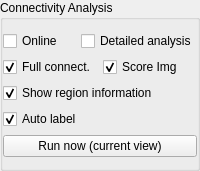
             <widget class="QGroupBox" name="groupBox_3">
              <property name="sizePolicy">
               <sizepolicy hsizetype="Preferred" vsizetype="Fixed">
                <horstretch>0</horstretch>
                <verstretch>0</verstretch>
               </sizepolicy>
              </property>
              <property name="minimumSize">
               <size>
                <width>0</width>
                <height>170</height>
               </size>
              </property>
              <property name="autoFillBackground">
               <bool>false</bool>
              </property>
              <property name="title">
               <string>Connectivity Analysis</string>
              </property>
              <property name="flat">
               <bool>false</bool>
              </property>
              <layout class="QVBoxLayout" name="verticalLayout_9">
               <property name="leftMargin">
                <number>0</number>
               </property>
               <property name="rightMargin">
                <number>0</number>
               </property>
               <item>
                <layout class="QVBoxLayout" name="verticalLayout_10">
                 <item>
                  <layout class="QVBoxLayout" name="verticalLayout_11">
                   <item>
                    <layout class="QHBoxLayout" name="horizontalLayout_14">
                     <item>
                      <widget class="QCheckBox" name="chkConnectivityEnableOnline">
                       <property name="text">
                        <string>Online</string>
                       </property>
                      </widget>
                     </item>
                     <item>
                      <widget class="QCheckBox" name="chkConnectivityDetailedAnalysis">
                       <property name="text">
                        <string>Detailed analysis</string>
                       </property>
                      </widget>
                     </item>
                    </layout>
                   </item>
                   <item>
                    <layout class="QHBoxLayout" name="horizontalLayout_13">
                     <item>
                      <widget class="QCheckBox" name="chkConnectivityfull">
                       <property name="text">
                        <string>Full connect.</string>
                       </property>
                       <property name="checked">
                        <bool>true</bool>
                       </property>
                      </widget>
                     </item>
                     <item>
                      <widget class="QCheckBox" name="chkConnectivityScoreImg">
                       <property name="enabled">
                        <bool>true</bool>
                       </property>
                       <property name="toolTip">
                        <string>Analyze score image connectivity instead of labels</string>
                       </property>
                       <property name="text">
                        <string>Score Img</string>
                       </property>
                       <property name="checked">
                        <bool>true</bool>
                       </property>
                      </widget>
                     </item>
                    </layout>
                   </item>
                   <item>
                    <widget class="QCheckBox" name="chkShowRegionInfo">
                     <property name="text">
                      <string>Show region information</string>
                     </property>
                     <property name="checked">
                      <bool>true</bool>
                     </property>
                    </widget>
                   </item>
                   <item>
                    <widget class="QCheckBox" name="autoLabel">
                     <property name="text">
                      <string>Auto label</string>
                     </property>
                     <property name="checked">
                      <bool>true</bool>
                     </property>
                    </widget>
                   </item>
                  </layout>
                 </item>
                 <item>
                  <widget class="QPushButton" name="butConnectivityRun">
                   <property name="text">
                    <string>Run now (current view)</string>
                   </property>
                  </widget>
                 </item>
                 <item>
                  <layout class="QHBoxLayout" name="horizontalLayout_10">
                   <property name="sizeConstraint">
                    <enum>QLayout::SetDefaultConstraint</enum>
                   </property>
                   <property name="topMargin">
                    <number>0</number>
                   </property>
                   <property name="rightMargin">
                    <number>0</number>
                   </property>
                  </layout>
                 </item>
                </layout>
               </item>
              </layout>
             </widget>
